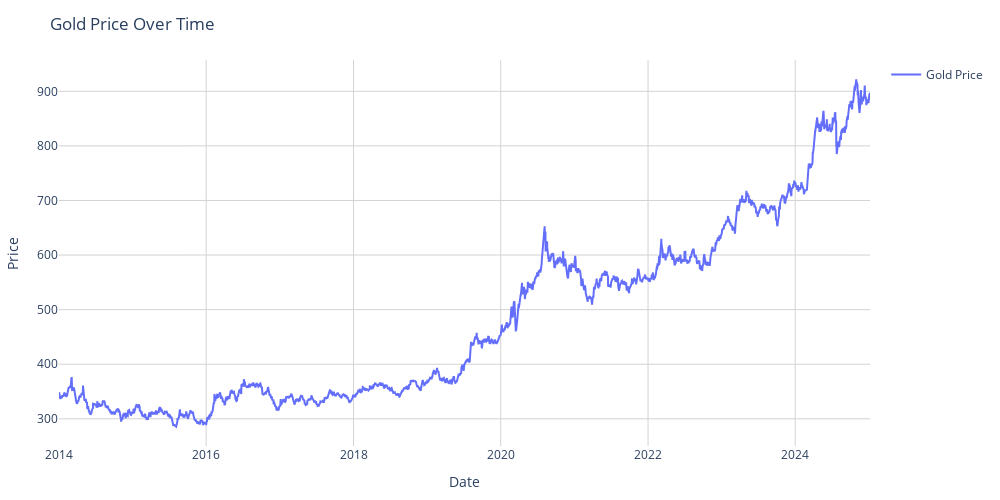

This figure's notebook cell:
### Markdown cell above
### Análisis exploratorio de datos

### Code cell
fig = go.Figure()

# Add the gold price trace
fig.add_trace(go.Scatter(
    x=gold_dataset.index,
    y=gold_dataset['Price'],
    name='Gold Price',
    mode='lines'
))

# Update layout
fig.update_layout(
    title='Gold Price Over Time',
    xaxis_title='Date',
    yaxis_title='Price',
    showlegend=True,
    width=1000,
    height=500,
    margin=dict(l=20, r=20, t=60, b=20),
    plot_bgcolor='white',
    xaxis=dict(showgrid=True, gridwidth=1, gridcolor='LightGray'),
    yaxis=dict(showgrid=True, gridwidth=1, gridcolor='LightGray')
)

# Show the figure
fig.show()

### Figure 1 — Plotly figure (JSON) as saved in the notebook; plotly's stock layout.template omitted (floating-point values rounded to 4 significant figures; data arrays with more than 128 entries replaced by an {"elided": "..."} marker saying what was removed)
{"data": [{"mode": "lines", "name": "Gold Price", "type": "scatter", "x": {"elided": "2874 str values"}, "y": {"elided": "2874 float values"}}], "layout": {"height": 500, "margin": {"b": 20, "l": 20, "r": 20, "t": 60}, "plot_bgcolor": "white", "showlegend": true, "title": {"text": "Gold Price Over Time"}, "width": 1000, "xaxis": {"gridcolor": "LightGray", "gridwidth": 1, "showgrid": true, "title": {"text": "Date"}}, "yaxis": {"gridcolor": "LightGray", "gridwidth": 1, "showgrid": true, "title": {"text": "Price"}}}}
